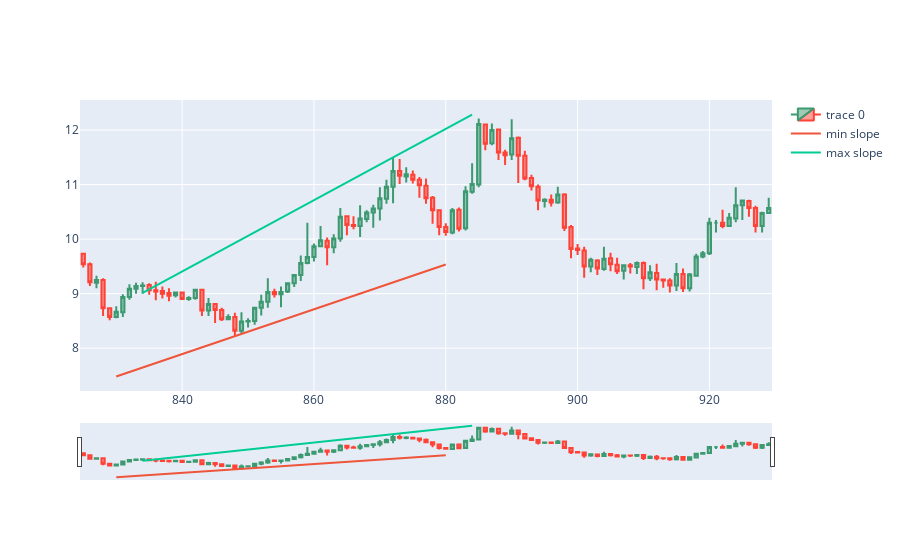

Notebook cell for this chart:
### Markdown cell above
# Fitting intercepts to meet highest or lowest candle point in time slice

### Code cell
dfpl = df[candleid-wind-backcandles:candleid+backcandles]
import plotly.graph_objects as go
from datetime import datetime

fig = go.Figure(data=[go.Candlestick(x=dfpl.index,
                open=dfpl['Open'],
                high=dfpl['High'],
                low=dfpl['Low'],
                close=dfpl['Close'])])

#-------------------------------------------------------------------------
# Fitting intercepts to meet highest or lowest candle point in time slice
adjintercmin = df.Low.loc[candleid-backcandles:candleid].min() - slmin*df.Low.iloc[candleid-backcandles:candleid].idxmin()
adjintercmax = df.High.loc[candleid-backcandles:candleid].max() - slmax*df.High.iloc[candleid-backcandles:candleid].idxmax()
fig.add_trace(go.Scatter(x=xxmin, y=slmin*xxmin + adjintercmin, mode='lines', name='min slope'))
fig.add_trace(go.Scatter(x=xxmax, y=slmax*xxmax + adjintercmax, mode='lines', name='max slope'))
fig.show()
